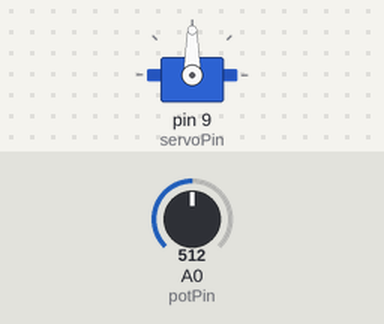
The sketch below on a simulated Arduino Uno, built with avr-gcc and run on an emulated ATmega328P. Shown: servo. Inputs (shaded band) come from the test bench; at power-on: A0 (potPin) = 512. What the sketch prints to the serial monitor is not drawn.

Above: at 1.2 s.
1.3 s: A0 (potPin) set to 60
At 2.1 s:
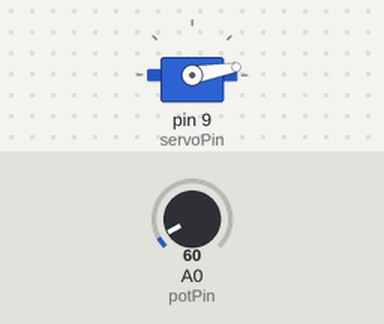
2.8 s: A0 (potPin) set to 53
At 3.9 s:
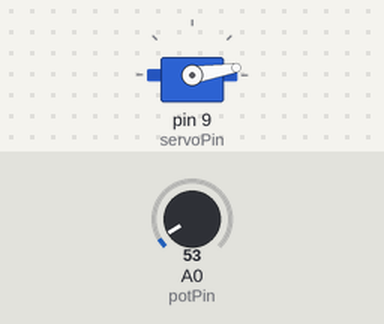
5.8 s: A0 (potPin) set to 122
At 6.8 s:
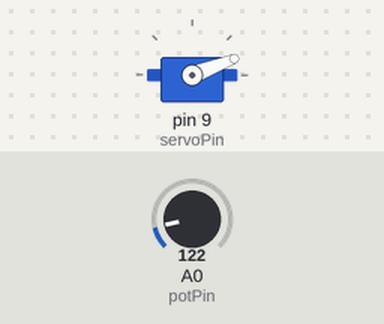
7.3 s: A0 (potPin) set to 558
At 8.6 s:
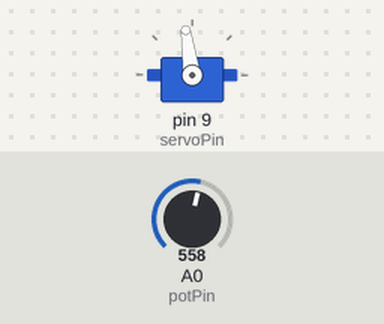
10.3 s: A0 (potPin) set to 576
At 11.5 s:
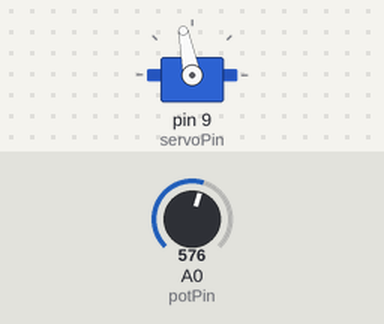
11.8 s: A0 (potPin) set to 306
At 12.2 s:
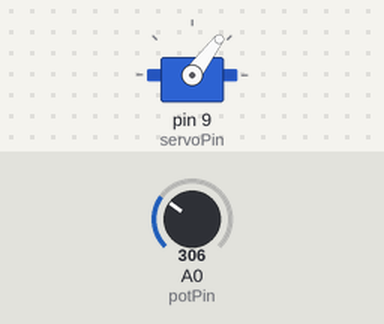
Timing chart, 0 to 14.3 s (numbered marks = the images above; inputs shaded):
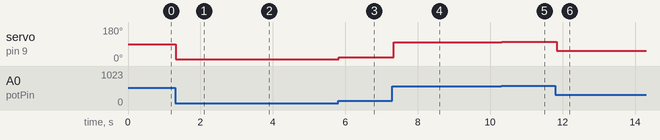

Measured:
- after the input at 1.3 s, servo on pin 9 (servoPin): 90° → 10° at once
- after the input at 2.8 s, servo on pin 9 (servoPin): 10° → 9° at once
- after the input at 5.8 s, servo on pin 9 (servoPin): 9° → 21° at once
- after the input at 7.3 s, servo on pin 9 (servoPin): 21° → 98° at once
- after the input at 10.3 s, servo on pin 9 (servoPin): 98° → 101° at once
- after the input at 11.8 s, servo on pin 9 (servoPin): 101° → 53° at once

The sketch:

Servoo_motor.ino
```cpp
#include <Servo.h>

Servo servo;

const int potPin = A0;     // پتانسیومتر
const int servoPin = 9;    // پین سروو

void setup() {
  servo.attach(servoPin);
  Serial.begin(9600);
}

void loop() {
  int rawValue = analogRead(potPin);          // خواندن مقدار پتانسیومتر (0 تا 1023)
  int angle = map(rawValue, 0, 1023, 0, 180);  // تبدیل به زاویه (0 تا 180)

  servo.write(angle);                          // حرکت سروو

  Serial.print("زاویه موتور سروو : ");
  Serial.println(angle);

  delay(50);
}
```
